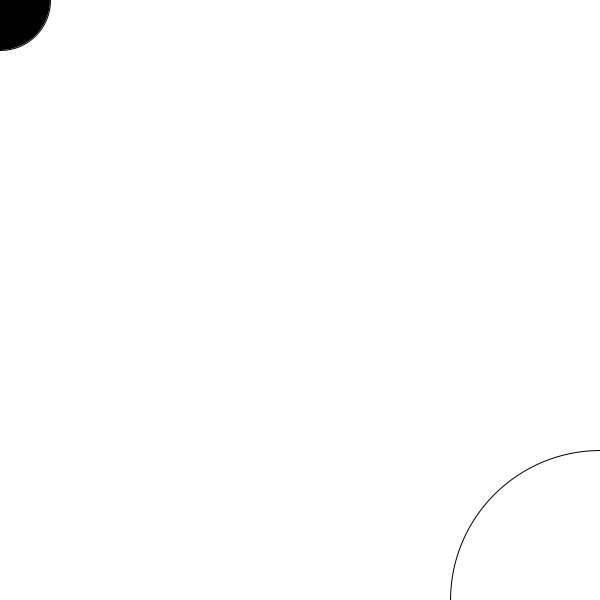
Frame 1 (no input)
Frame 60 (the mouse pressed at the canvas centre just before this capture): identical to frame 1, image omitted
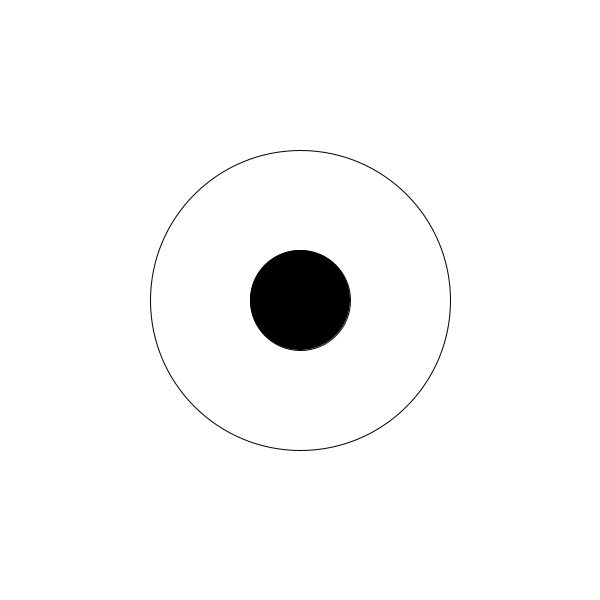
Frame 120 (the mouse held since frame 60 and released just before this capture)

The Processing sketch that drew these frames (run headless with seeded random() and noise(); from frame 60 on, the mouse is pressed at the canvas centre):

// Processing sketch: esferas2
// ── esferas2.pde
void setup(){
  size(600,600);
}
void draw(){
  background(255);
  fill(0);
  ellipse(mouseX,mouseY,100,100);
  float ix=width-mouseX;
  float iy=height-mouseY;
  noFill();
  strokeWeight(1);
  ellipse(ix,iy,300,300);
}
